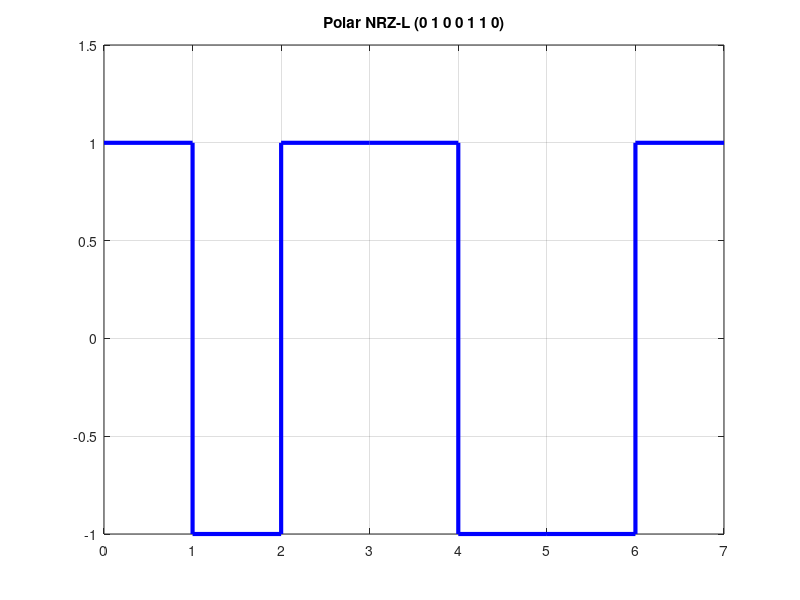

MATLAB code to generate this figure:
clc; clear all; close all;

m = [0 1 0 0 1 1 0];

n = length(m);
x = [];
y = [];

for i=1:n
    x = [x i-1 i];
    if(m(i) == 0)
        y = [y 1 1];
    else
        y = [y -1 -1];
    end
end


plot(x, y, 'b', 'linewidth', 3);
axis([0, n, -1, 1.5]);
title('Polar NRZ-L (0 1 0 0 1 1 0)');
grid on;
